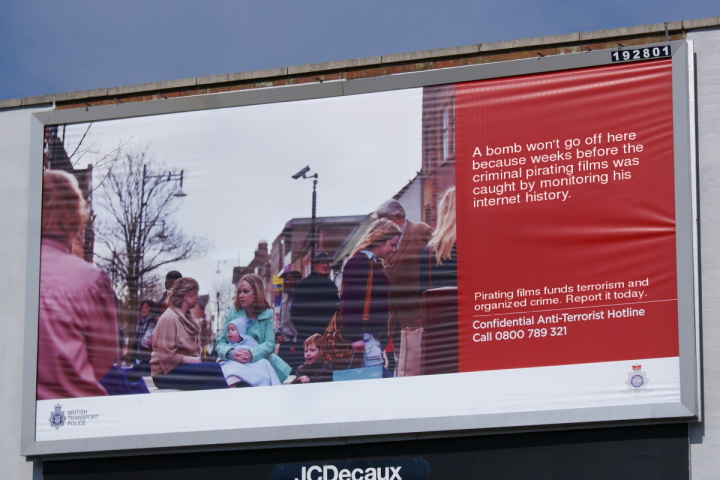
#> input picture sample.jpg, 720 x 480 px
$ python jpgerror.py sample.jpg   (Python 2 division)
#> lines starting #> are read from the running program, lines starting #| are printed output that depends on the picture
#!/usr/bin/env python

#import easygui
import Image
import sys

#filename = easygui.fileopenbox()

try:
	fileA = sys.argv[1]
	imgA = Image.open( fileA ).convert( 'RGBA' )
except:
	print >>sys.stderr, "ERROR:", sys.exc_info()
        sys.exit(1)

try:
	fileB = '/tmp/xxx_tmp.jpg'
	imgA.save( fileB, 'JPEG', quality=95 )
	imgB = Image.open( fileB ).convert( 'RGBA' )
except:
	print >>sys.stderr, "ERROR:", sys.exc_info()
	sys.exit(1)

(xSize, ySize) = imgA.size
#> xSize = 720; ySize = 480
imgC = Image.new( 'RGBA', (xSize, ySize) )
#> imgC: PIL image 720x480 RGBA; every value is 0

mul = 10

for y in range( 0, ySize ):
	for x in range( 0, xSize ):
		colorA = (rA, gA, bA, aA) = imgA.getpixel( (x,y) )
		colorB = (rB, gB, bB, aB) = imgB.getpixel( (x,y) )
		colorC = ( abs(rA-rB)*mul, abs(gA-gB)*mul, abs(bA-bB)*mul, 255 )
		imgC.putpixel( (x,y), colorC )
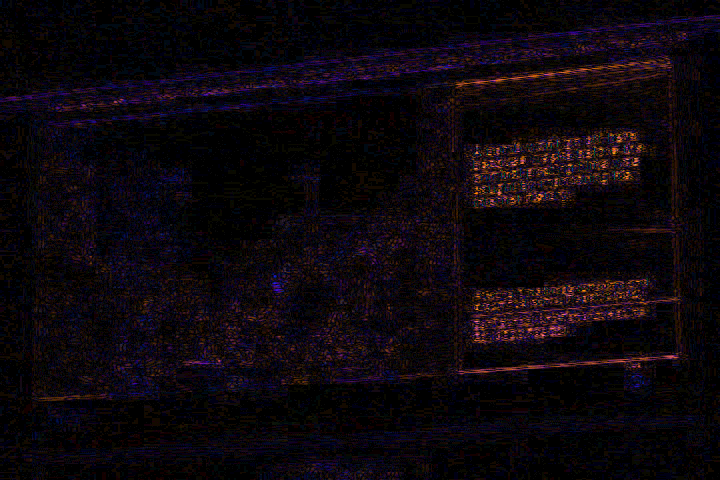
#> imgC: PIL image 720x480 RGBA; mean R, G, B, A 12.5, 6.8, 12.2, 255

#imgC.save( sys.stdout, "PNG" )
imgC.show()
